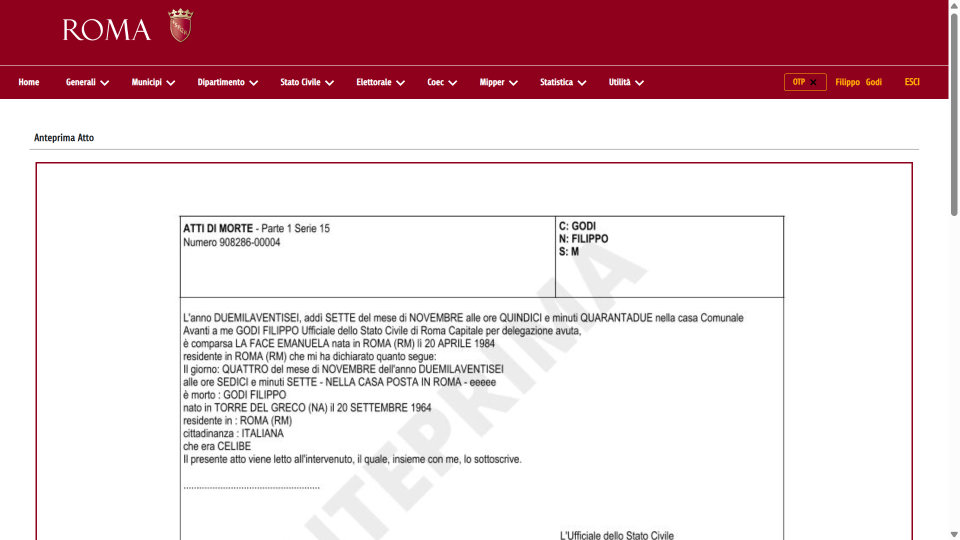
#> input picture Sorgenti Documentali/Immagini sipo/sipo_anteprima_morte_abitazione.png, 1920 x 1080 px (shown at 1/2 size)
$ python schermate_tl_definisci.py
#> lines starting #> are read from the running program, lines starting #| are printed output that depends on the picture
### Documenti finali/strumenti/schermate_testo_libero.py
# -*- coding: utf-8 -*-
"""Schermate SIPO del percorso «Riepilogo senza UC → WebApp» (07/11/2026, richiesta dell'utente).

Parte da tre schermate REALI di SIPO (copiate in `Sorgenti Documentali/Immagini sipo/`) e le
conforma alla sequenza dettata dall'utente:

  1) Riepilogo senza UC: messaggio «Attenzione: Non è stato identificato uno Usecase ANSC…»
  2) inibito il bottone che porta all'anteprima (nella schermata reale si chiama CONFERMA)
  3) nuovo bottone «DATI PER ANSC», che ottiene il numero comunale
  4) anteprima con il nuovo numero comunale e il testo dell'atto
  5) nuovo bottone «COPIA TESTO» (testo dell'atto negli appunti)
  6) la pagina si mette in attesa dell'atto ANSC (idAnsc) prodotto dalla WebApp

Schermata 1 ← sipo_riepilogo_morte_abitazione.png (passi 1-3)
Schermata 2 ← sipo_anteprima_morte_abitazione.png (passi 4-5)
Schermata 3 ← sipo_dettaglio_atto_decesso.png, riscritta con i dati dello stesso atto (passo 6)

I numeri dei passi sono pastiglie gialle sugli elementi. Colori campionati dalle schermate;
font Arial Narrow al posto di Titillium (come in schermate_sipo_wf.py).

    /Library/Developer/CommandLineTools/usr/bin/python3 strumenti/schermate_testo_libero.py
"""
import os

from PIL import Image, ImageDraw, ImageFont

QUI = os.path.dirname(os.path.abspath(__file__))
BASE = os.path.dirname(os.path.dirname(QUI))
SRC = os.path.join(BASE, 'Sorgenti Documentali', 'Immagini sipo')
OUT = os.path.join(QUI, 'img', 'testo_libero')

ROSSO = (142, 0, 28)
BLU = (2, 69, 140)
NERO = (28, 32, 36)
GRIGIO = (128, 128, 128)
BORDO = (221, 221, 221)
BIANCO = (255, 255, 255)
GIALLO = (255, 179, 0)
SPENTO_FONDO, SPENTO_TESTO = (214, 216, 219), (150, 150, 150)
AVVISO_FONDO, AVVISO_BORDO = (255, 243, 205), (230, 160, 0)
OK_FONDO, OK_BORDO = (232, 245, 233), (63, 143, 95)
INFO_FONDO, INFO_BORDO = (227, 238, 250), (2, 69, 140)

F = '/System/Library/Fonts/Supplemental/'


def font(dim, grassetto=False):
    return ImageFont.truetype(F + ('Arial Narrow Bold.ttf' if grassetto else 'Arial Narrow.ttf'), dim)


NUMERO = '124'            # numero comunale di esempio (serie annuale, be-numeratore-comunale)
ANNO = '2026'

MESSAGGIO = ('Non è stato identificato uno Usecase ANSC. Si prega di passare alla WebApp per '
             'formare un atto a testo libero. Al termine delle operazioni sulla webApp rientrare '
             'in Sipo per completare le operazioni')


# ------------------------------------------------------------------ primitive
def inserisci(im, y, altezza):
    """Apre una fascia bianca alta «altezza» all'ordinata y."""
    nuovo = Image.new('RGB', (im.width, im.height + altezza), BIANCO)
    nuovo.paste(im.crop((0, 0, im.width, y)), (0, 0))
    nuovo.paste(im.crop((0, y, im.width, im.height)), (0, y + altezza))
    return nuovo


# [26 lines left out: functions avvolgi, banner, not called in this run]


def bottone(dr, box, testo, attivo=True, dim=17):
    dr.rectangle(box, fill=ROSSO if attivo else SPENTO_FONDO)
    f = font(dim, True)
    cx, cy = (box[0] + box[2]) / 2, (box[1] + box[3]) / 2
    dr.text((cx, cy), testo, font=f, fill=BIANCO if attivo else SPENTO_TESTO, anchor='mm')


def pastiglia(dr, xy, n, r=19):
    x, y = xy
    dr.ellipse((x - r, y - r, x + r, y + r), fill=GIALLO, outline=NERO, width=2)
    dr.text((x, y), str(n), font=font(24, True), fill=NERO, anchor='mm')


def cancella(dr, box):
    dr.rectangle(box, fill=BIANCO)


def campo(dr, x, y, etichetta, valore, dim=19, colore=BLU):
    """Etichetta in grassetto e valore in blu, centrati sull'ordinata y."""
    fb = font(dim, True)
    dr.text((x, y), etichetta + ' : ', font=fb, fill=NERO, anchor='lm')
    xv = x + dr.textlength(etichetta + ' : ', font=fb)
    dr.text((xv, y), valore, font=font(dim), fill=colore, anchor='lm')
    return xv + dr.textlength(valore, font=font(dim))


# [27 lines left out: functions legenda, riepilogo, not called in this run]


# ================================================================ schermata 2
def anteprima():
    im = Image.open(os.path.join(SRC, 'sipo_anteprima_morte_abitazione.png')).convert('RGB')
    im = im.crop((0, 0, 1897, 1000))                 # via la barra di scorrimento
    # in alto, ben visibile: il numero comunale staccato (richiesta dell'utente, 07/11/2026)
    h = 170
    im = inserisci(im, 306, h)
    dr = ImageDraw.Draw(im)
    x0, y0, x1, y1 = 72, 320, 1825, 306 + h - 10
    dr.rectangle((x0, y0, x1, y1), fill=(255, 248, 225), outline=ROSSO, width=3)
    dr.rectangle((x0, y0, x0 + 520, y1), fill=ROSSO)
    dr.text((x0 + 30, y0 + 28), 'NUMERO COMUNALE', font=font(26, True), fill=BIANCO, anchor='lm')
    fb = font(92, True)
    dr.text((x0 + 30, y0 + 90), NUMERO, font=fb, fill=BIANCO, anchor='lm')
    dr.text((x0 + 40 + dr.textlength(NUMERO, font=fb), y0 + 104), '/ ' + ANNO,
            font=font(40, True), fill=BIANCO, anchor='lm')
    fn, fbb = font(22), font(22, True)
    dr.text((x0 + 560, y0 + 40), 'Riportare questo numero nel campo «Numero comunale» dell’atto '
            'sulla WebApp ANSC.', font=fbb, fill=NERO, anchor='lm')
    dr.text((x0 + 560, y0 + 80), 'Copiare il testo dell’atto con COPIA TESTO e incollarlo nella '
            'composizione libera.', font=fn, fill=NERO, anchor='lm')
    dr.text((x0 + 560, y0 + 118), 'Il numero è impegnato per questo atto fino al rientro in SIPO.',
            font=fn, fill=GRIGIO, anchor='lm')
    pastiglia(dr, (x0, y0), 4)

    # il numero nella testata dell'atto
    y = 484 + h
    cancella(dr, (364, y - 14, 700, y + 14))
    f = font(23)
    testo = 'Numero comunale %s' % NUMERO
    w = dr.textlength(testo, font=f)
    dr.rectangle((364, y - 14, 370 + w, y + 14), fill=(255, 241, 118))
    dr.text((367, y), testo, font=f, fill=(34, 34, 34), anchor='lm')

    # chiusura dei riquadri tagliati e barra dei bottoni
    fondo = im.height
    piede = 130
    nuovo = Image.new('RGB', (im.width, fondo + piede), BIANCO)
    nuovo.paste(im, (0, 0))
    dr = ImageDraw.Draw(nuovo)
    for x in (360, 1568):
        dr.line((x, fondo - 2, x, fondo + 12), fill=(60, 60, 60), width=2)
    dr.line((360, fondo + 12, 1568, fondo + 12), fill=(60, 60, 60), width=2)
    for x in (72, 1824):
        dr.line((x, fondo - 40, x, fondo + 34), fill=ROSSO, width=3)
    dr.line((72, fondo + 34, 1825, fondo + 34), fill=ROSSO, width=3)
    yb = fondo + 62
    bottone(dr, (72, yb, 190, yb + 48), 'INDIETRO')
    bottone(dr, (1660, yb, 1825, yb + 48), 'COPIA TESTO')
    pastiglia(dr, (1660, yb), 5)
    dr.text((1640, yb + 24), 'copia negli appunti il testo dell’atto redatto in SIPO',
            font=font(19), fill=GRIGIO, anchor='rm')
    return nuovo


# ================================================================ schermata 3
# [93 lines left out: functions attesa, sequenza, not called in this run]


# [8 lines that do not run on import are left out]

### Documenti finali/strumenti/schermate_tl_definisci.py
# -*- coding: utf-8 -*-
"""Le due schermate del passo «DEFINISCI» per gli atti a testo libero (12/11/2026, decisione
dell'utente).

Il cambiamento: nell'Anteprima, dopo COPIA TESTO, compare **DEFINISCI**. Il bottone apre una
**modale** di aggancio all'atto ANSC — criteri già noti (numero comunale, data, comune, tipo
evento), candidati proposti con quello coincidente preselezionato, in alternativa l'inserimento
diretto dell'identificativo ANSC. Confermando, **l'atto è terminato e si esce**: percorso di
salvataggio ordinario di SIPO (stato 2 DEFINITO) e `ANSC_STATO_ATTO` con `ID_ANSC`.

⚠️ `DEFINISCI` non è un passo speciale: è la chiusura ordinaria di SIPO. La sola condizione
in più è conoscere l'atto ANSC che si sta chiudendo. Ed è **lo stato sullo store** ad
abilitarlo, non il clic nella sessione del browser: l'operatore esce da SIPO, forma l'atto sulla
WebApp e rientra dopo minuti, magari riaprendo la pagina.

Le schermate del «Recupero Atto ANSC» (tl_3…tl_6) **restano**: servono agli atti nati
interamente sulla WebApp, che in SIPO non hanno mai avuto una bozza né un numero staccato.

  · tl_2_anteprima_numero.png   — rifatta: la barra dei bottoni diventa a tre
  · tl_2b_definisci_modale.png  — nuova: la modale di aggancio

    /Library/Developer/CommandLineTools/usr/bin/python3 strumenti/schermate_tl_definisci.py
"""
import os

from PIL import Image, ImageDraw

import schermate_testo_libero as S
from schermate_testo_libero import (BIANCO, BORDO, GRIGIO, NERO, ROSSO, SPENTO_TESTO,
                                    bottone, font, pastiglia)

OUT = S.OUT
BLU = S.BLU
SELEZIONE = (255, 248, 225)        # la riga preselezionata, come il pannello del numero
INTESTA = (245, 246, 248)

ID_ANSC = '2026-0000731-124-058091'
CANDIDATI = [
    # (idAnsc, numero comunale, data e ora, intestatario, stato)
    (ID_ANSC, '124', '07/11/2026 15:42', 'GODI FILIPPO', '5 — FIRMATO DA USC'),
    ('2026-0000730-123-058091', '123', '07/11/2026 11:08', 'RUSSO ANNA', '5 — FIRMATO DA USC'),
    ('2026-0000729-122-058091', '122', '07/11/2026 09:51', 'CONTI MARIO', '5 — FIRMATO DA USC'),
]


# ------------------------------------------------------------------ primitive
def pastiglia2(dr, xy, testo, r=19):
    """Come S.pastiglia ma con il corpo adattato: «5b» a 24pt sbordava dal cerchio."""
    x, y = xy
    dr.ellipse((x - r, y - r, x + r, y + r), fill=S.GIALLO, outline=NERO, width=2)
    dr.text((x, y), testo, font=font(24 if len(testo) < 2 else 19, True), fill=NERO, anchor='mm')


def radio(dr, x, y, scelto):
    dr.ellipse((x - 11, y - 11, x + 11, y + 11), outline=BLU if scelto else GRIGIO, width=2)
    if scelto:
        dr.ellipse((x - 5, y - 5, x + 5, y + 5), fill=BLU)


def campo_testo(dr, box, segnaposto, testo=''):
    dr.rectangle(box, fill=BIANCO, outline=BORDO, width=2)
    dr.text((box[0] + 14, (box[1] + box[3]) / 2), testo or segnaposto, font=font(21),
            fill=NERO if testo else (170, 172, 176), anchor='lm')


# =========================================================== 1) l'Anteprima a tre bottoni
def anteprima_con_definisci():
    """Ridisegna la barra in fondo: INDIETRO · COPIA TESTO · DEFINISCI (inibito)."""
    im = S.anteprima()
#> in anteprima, `im = im.crop((0, 0, 1897, 1000))`:
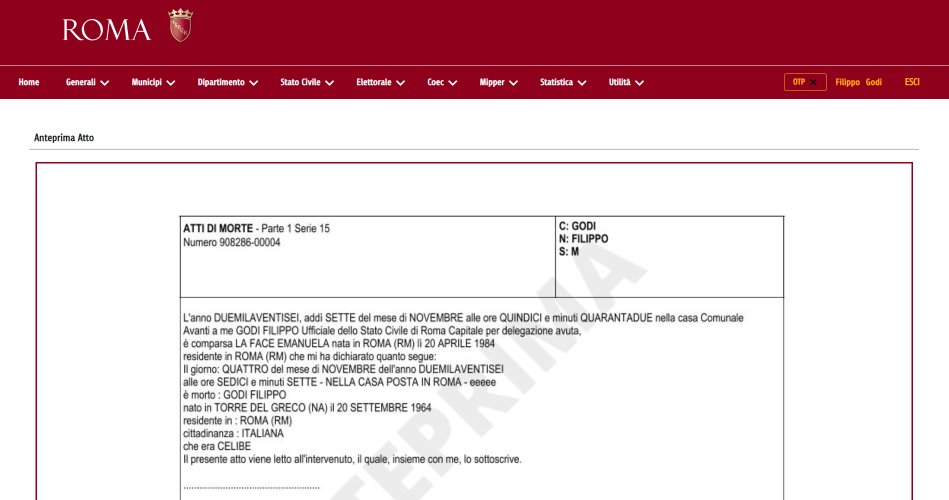
#> im: PIL image 1897x1000 RGB (shown at 1/2 size); mean R, G, B 226.4, 198.4, 203.7
#> in inserisci, `nuovo.paste(im.crop((0, 0, im.width, y)), (0, 0))`:
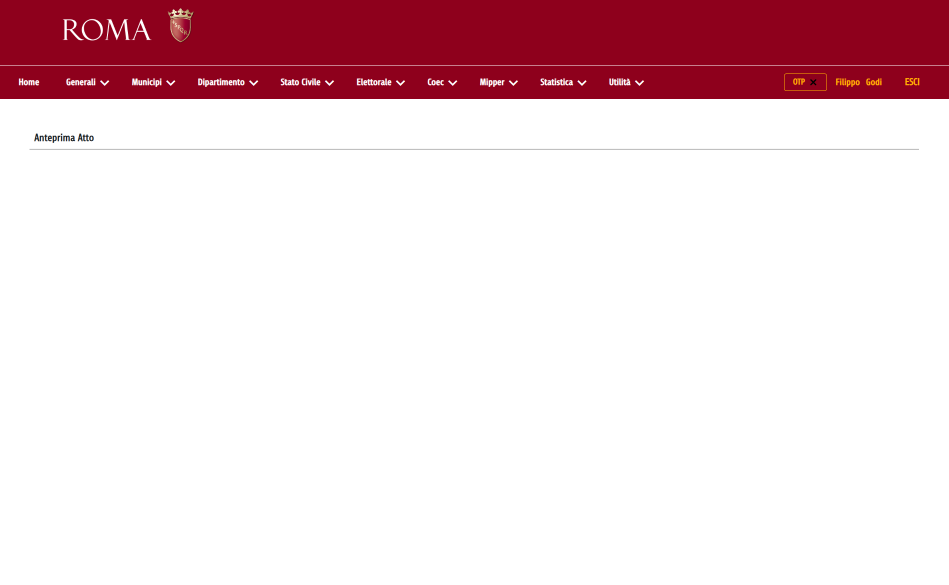
#> nuovo: PIL image 1897x1170 RGB (shown at 1/2 size); mean R, G, B 236.2, 212.9, 217.3
#> in inserisci, `nuovo.paste(im.crop((0, y, im.width, im.height)), (0, y + altezza))`:
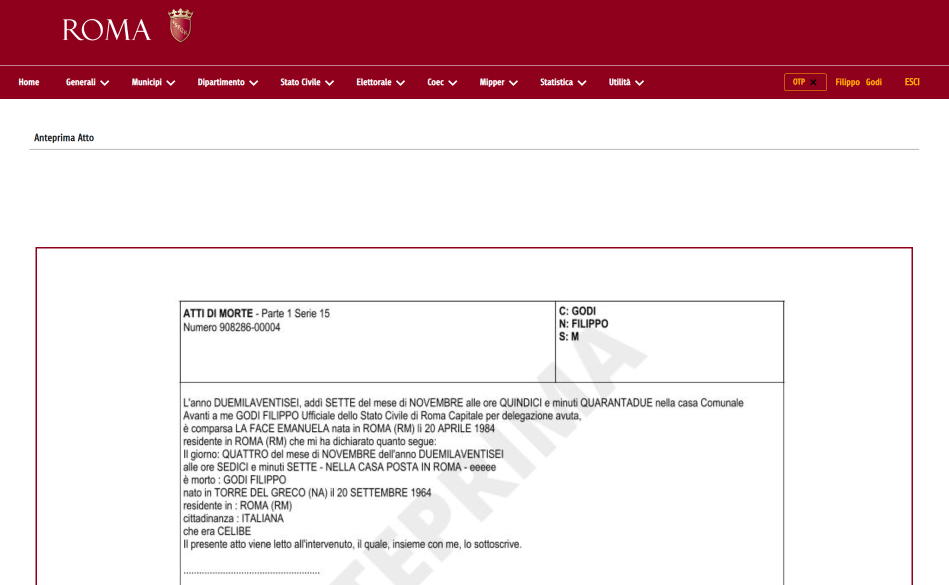
#> nuovo: PIL image 1897x1170 RGB (shown at 1/2 size); mean R, G, B 230.5, 206.6, 211.2
#> in anteprima, `w = dr.textlength(testo, font=f)`: w = 262.8
#> in anteprima, `nuovo.paste(im, (0, 0))`:
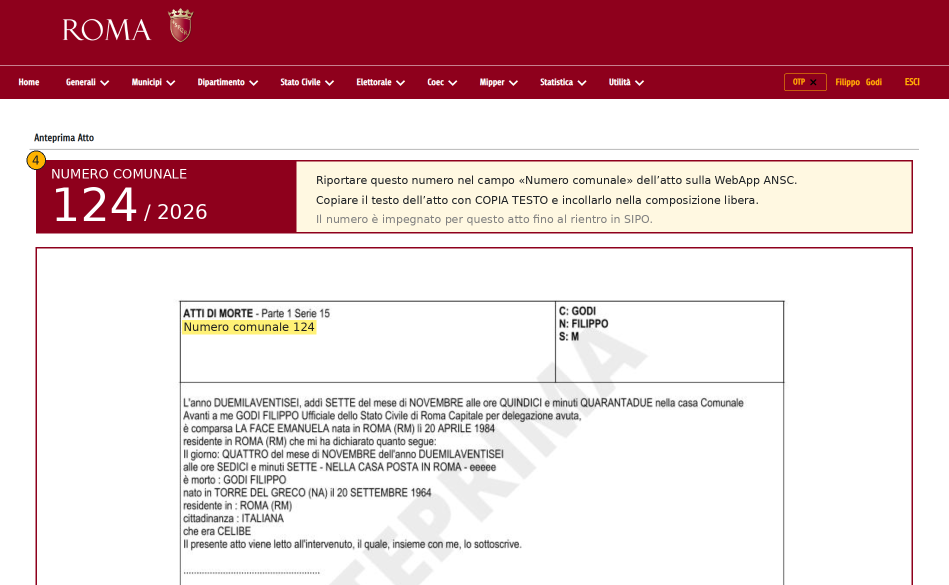
#> im: PIL image 1897x1170 RGB (shown at 1/2 size); mean R, G, B 225.5, 196, 199.5
#> in anteprima, `nuovo.paste(im, (0, 0))`:
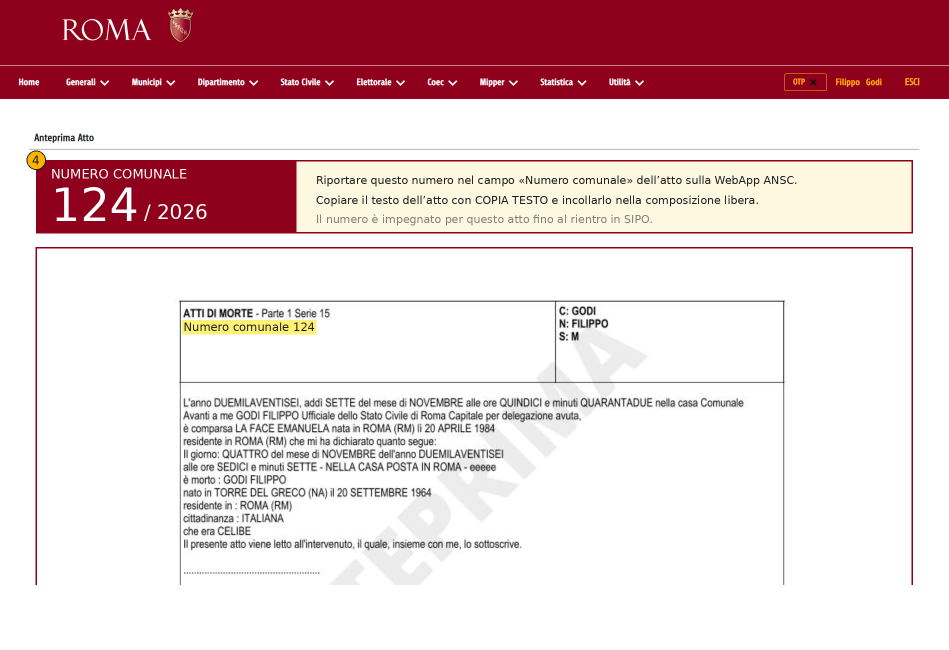
#> nuovo: PIL image 1897x1300 RGB (shown at 1/2 size); mean R, G, B 228.5, 201.9, 205
#> im: PIL image 1897x1300 RGB
    dr = ImageDraw.Draw(im)
    yb = im.height - 68

    # si ripulisce la zona dei bottoni di destra e si ricompone a tre
    dr.rectangle((1000, yb - 40, im.width, yb + 56), fill=BIANCO)
    # ⚠️ la pulizia cancella il bordo del riquadro dell'atto: va ricucito
    bordo_y = im.height - 96
    dr.line((1000, bordo_y, 1825, bordo_y), fill=ROSSO, width=3)
    dr.line((1824, bordo_y - 40, 1824, bordo_y), fill=ROSSO, width=3)

    dr.text((1375, yb + 24), 'copia negli appunti il testo dell’atto',
            font=font(19), fill=GRIGIO, anchor='rm')
    bottone(dr, (1395, yb, 1560, yb + 48), 'COPIA TESTO')
    pastiglia(dr, (1395, yb), 5)

    bottone(dr, (1640, yb, 1825, yb + 48), 'DEFINISCI', attivo=False)
    pastiglia2(dr, (1640, yb), '5b')
    # v0.7: la scritta stava a destra del bottone e finiva sotto il «5b»; ora è sopra il
    # bottone, centrata, e dice ciò che lo abilita davvero (lo stato WA sullo store)
    dr.text((1742, yb - 16), 'abilitato dallo stato WA',
            font=font(18), fill=GRIGIO, anchor='mm')
    return im


# =========================================================== 2) la modale di aggancio
def modale():
    base = anteprima_con_definisci()
    # il DEFINISCI della pagina sotto è ormai attivo: è stato premuto
    dr = ImageDraw.Draw(base)
    dr.rectangle((1400, base.height - 112, base.width, base.height - 80), fill=BIANCO)
    bottone(dr, (1640, base.height - 68, 1825, base.height - 20), 'DEFINISCI')

    # velo sulla pagina
    velo = Image.new('RGB', base.size, (0, 0, 0))
#> velo: PIL image 1897x1300 RGB; every value is 0
    im = Image.blend(base, velo, 0.55)
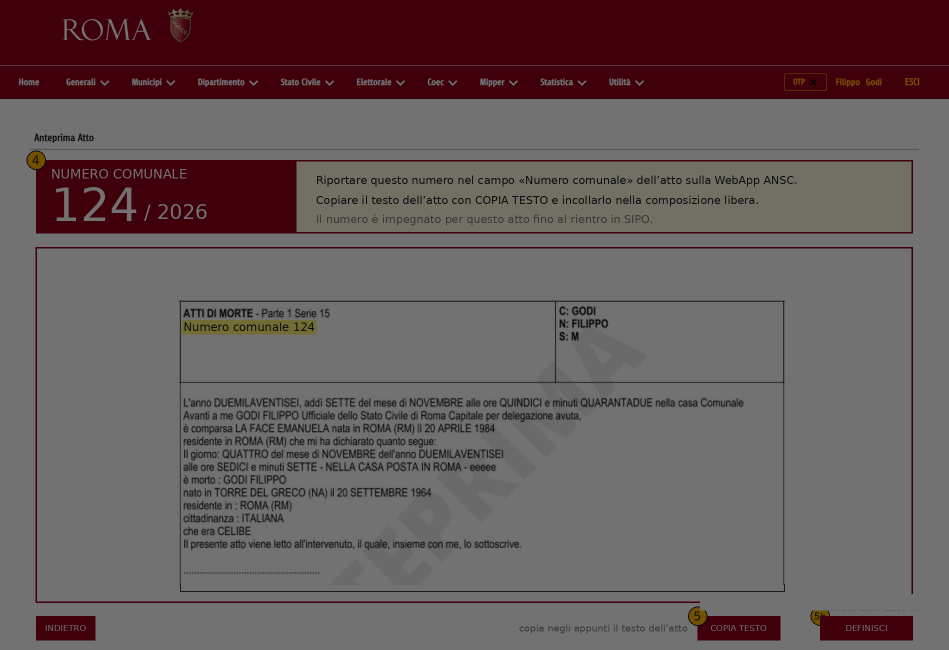
#> im: PIL image 1897x1300 RGB (shown at 1/2 size); mean R, G, B 101.4, 88.9, 90.3
    dr = ImageDraw.Draw(im)

    x0, x1 = 230, im.width - 230
    y0 = 150
    y1 = y0 + 730        # altezza calcolata sul contenuto, non sulla pagina
    dr.rectangle((x0, y0, x1, y1), fill=BIANCO, outline=ROSSO, width=3)

    # testata
    dr.rectangle((x0, y0, x1, y0 + 66), fill=ROSSO)
    dr.text((x0 + 26, y0 + 33), 'DEFINISCI L’ATTO — aggancio all’atto formato su ANSC',
            font=font(26, True), fill=BIANCO, anchor='lm')
    dr.text((x1 - 26, y0 + 33), '×', font=font(34, True), fill=BIANCO, anchor='rm')

    y = y0 + 100
    dr.text((x0 + 26, y), 'Criteri di ricerca, già noti a SIPO', font=font(23, True),
            fill=NERO, anchor='lm')
    y += 40
    dr.rectangle((x0 + 26, y, x1 - 26, y + 60), fill=INTESTA, outline=BORDO, width=1)
    cx = x0 + 48
    for etichetta, valore in (('Data', '07/11/2026'), ('Comune', 'ROMA (RM)'),
                              ('Tipo evento', 'MORTE'), ('N. comunale atteso', '124 / 2026')):
        cx = S.campo(dr, cx, y + 30, etichetta, valore, dim=21) + 60
#> this loop made 4 passes
#> (xv in campo, cx) on passes 2 to 4: (637.5, 816.9), (960.8, 1094.7), (1319.9, 1493.9)
#> after the loop, cx = 1493.9
    y += 92

    # ── i candidati
    dr.text((x0 + 26, y), 'Atti formati oggi sulla WebApp e non ancora agganciati',
            font=font(23, True), fill=NERO, anchor='lm')
    dr.text((x1 - 26, y), '%d trovati' % len(CANDIDATI), font=font(20), fill=GRIGIO, anchor='rm')
    y += 30

    col = (x0 + 70, x0 + 500, x0 + 650, x0 + 900)
    dr.rectangle((x0 + 26, y, x1 - 26, y + 42), fill=INTESTA, outline=BORDO, width=1)
    for cx, testa in zip(col, ('IDENTIFICATIVO ANSC', 'N. COM.', 'DATA E ORA',
                               'INTESTATARIO')):
        dr.text((cx, y + 21), testa, font=font(19, True), fill=GRIGIO, anchor='lm')
    y += 42
    for i, (ida, num, quando, chi, stato) in enumerate(CANDIDATI):
        alt = 52
        scelto = i == 0
        dr.rectangle((x0 + 26, y, x1 - 26, y + alt),
                     fill=SELEZIONE if scelto else BIANCO, outline=BORDO, width=1)
        if scelto:
            dr.rectangle((x0 + 26, y, x0 + 32, y + alt), fill=ROSSO)
        radio(dr, x0 + 48, y + alt / 2, scelto)
        for cx, val, grassetto in zip(col, (ida, num, quando, chi),
                                      (True, True, False, False)):
            dr.text((cx, y + alt / 2), val, font=font(21, grassetto),
                    fill=NERO if grassetto else (70, 74, 78), anchor='lm')
        if scelto:
            et = 'numero comunale coincidente'
            w = dr.textlength(et, font=font(18, True))
            dr.rounded_rectangle((x1 - 60 - w, y + 12, x1 - 44, y + alt - 12), radius=10,
                                 fill=SELEZIONE, outline=ROSSO, width=1)
            dr.text((x1 - 52, y + alt / 2), et, font=font(18, True), fill=ROSSO, anchor='rm')
        y += alt
#> this loop made 3 passes
#> w on pass 1: 273.5
#> after the loop, y = 610
    dr.text((x0 + 26, y + 20), 'Sono elencati i soli atti in stato 5 \u2014 FIRMATO DA USC: '
            'un atto validato ma non ancora firmato non si aggancia.',
            font=font(19), fill=GRIGIO, anchor='lm')
    y += 48
#> y = 658

    # ── l'inserimento diretto
    dr.line((x0 + 26, y, x1 - 26, y), fill=BORDO, width=1)
    y += 26
#> y = 684
    dr.text((x0 + 26, y + 22), 'Oppure indica l’identificativo ANSC, se annotato:',
            font=font(22), fill=NERO, anchor='lm')
    campo_testo(dr, (x0 + 560, y, x0 + 1060, y + 44), '2026-0000000-000-000000')
    dr.text((x0 + 1080, y + 22), 'VERIFICA', font=font(21, True), fill=BLU, anchor='lm')
    y += 62
#> y = 746
    domanda = 'Non compare fra i candidati?  '
    rimando = 'Ricerca estesa per intestatario o per data'
    f21 = font(21)
    dr.text((x0 + 26, y + 18), domanda, font=f21, fill=NERO, anchor='lm')
    xr = x0 + 26 + dr.textlength(domanda, font=f21)
#> xr = 573.1
    dr.text((xr, y + 18), rimando, font=f21, fill=BLU, anchor='lm')
    dr.line((xr, y + 32, xr + dr.textlength(rimando, font=f21), y + 32), fill=BLU, width=1)

    # ── piede
    yb = y1 - 76
    dr.line((x0, yb - 18, x1, yb - 18), fill=BORDO, width=1)
    dr.rectangle((x0 + 26, yb, x0 + 176, yb + 48), fill=BIANCO, outline=(190, 192, 196), width=2)
    dr.text((x0 + 101, yb + 24), 'ANNULLA', font=font(17, True), fill=SPENTO_TESTO, anchor='mm')
    bottone(dr, (x1 - 316, yb, x1 - 26, yb + 48), 'DEFINISCI L’ATTO')
    pastiglia(dr, (x1 - 316, yb), 6)
    dr.text((x1 - 336, yb + 24), 'l’atto è concluso: SIPO salva e si esce',
            font=font(19), fill=GRIGIO, anchor='rm')
    return im


if __name__ == '__main__':
    os.makedirs(OUT, exist_ok=True)
    for nome, im in (('tl_2_anteprima_numero.png', anteprima_con_definisci()),
                     ('tl_2b_definisci_modale.png', modale())):
        im.save(os.path.join(OUT, nome))
        print(nome, im.size)
#| tl_2_anteprima_numero.png (1897, 1300)
